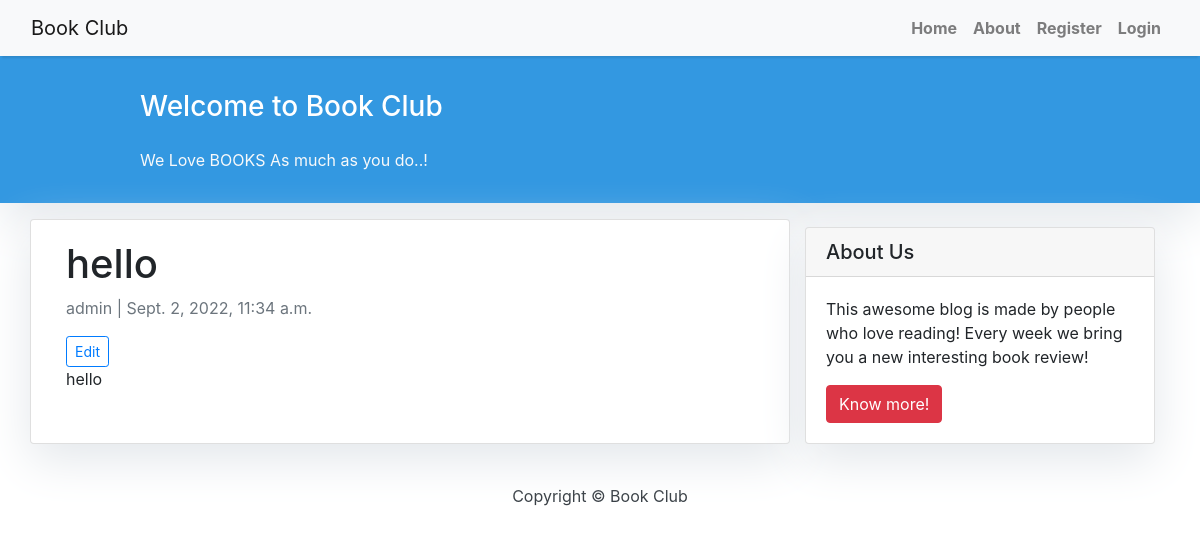
/post/5/, run on an earlier commit of the app's database.
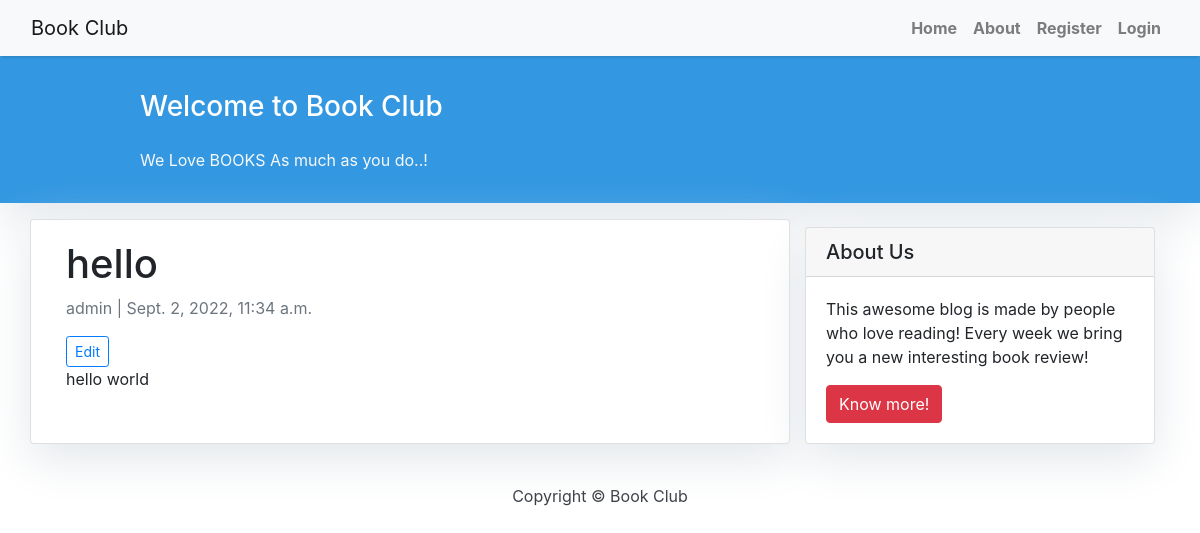
And on a later commit of the database.
### blog/models.py (models this page shows, shortened)
class Post(models.Model):
    author = models.ForeignKey(settings.AUTH_USER_MODEL, on_delete=models.CASCADE)
    title = models.CharField(max_length=200)
    text = models.TextField()
    created_date = models.DateTimeField(default=timezone.now)
    published_date = models.DateTimeField(blank=True, null=True)

### blog/views.py (the view)
# urls.py: path('post/<int:pk>/', views.details, name='details'),
def details(request, pk):
    post = get_object_or_404(Post, pk=pk)
    return render(request, 'details.html', {'post': post})

### templates/details.html
{% extends "base.html" %}
{% load static %}
{% block content %}
<div class="container">
  <div class="row">
    <div class="col-md-8 card mb-4  mt-3 left  top">
      <div class="card-body">
       <h1>{% block title %} {{ post.title }} {% endblock title %}</h1>
        <p class=" text-muted">{{ post.author }} | {{ post.created_date }}</p>
        <a href="{% url 'newpost' pk=post.pk %}" class="btn btn-outline-primary btn-sm">Edit</a>
        <p class="card-text ">{{ post.text|linebreaksbr }}</p>
      </div>
    </div>
    {% block sidebar %} {% include 'sidebar.html' %} {% endblock sidebar %}
  </div>
</div>
{% endblock content %}

What changed in the data, as far as the page shows it:
changed Post "hello": text "hello" → "hello world"
